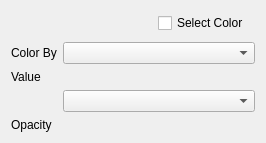
<?xml version="1.0" encoding="UTF-8"?>
<ui version="4.0">
 <class>ModuleContourWidget</class>
 <widget class="QWidget" name="ModuleContourWidget">
  <property name="geometry">
   <rect>
    <x>0</x>
    <y>0</y>
    <width>266</width>
    <height>143</height>
   </rect>
  </property>
  <property name="windowTitle">
   <string>Form</string>
  </property>
  <layout class="QVBoxLayout" name="verticalLayout">
   <item>
    <layout class="QHBoxLayout" name="horizontalLayout">
     <item>
      <spacer name="horizontalSpacer">
       <property name="orientation">
        <enum>Qt::Horizontal</enum>
       </property>
       <property name="sizeHint" stdset="0">
        <size>
         <width>40</width>
         <height>20</height>
        </size>
       </property>
      </spacer>
     </item>
     <item>
      <widget class="QCheckBox" name="cbSelectColor">
       <property name="text">
        <string>Select Color</string>
       </property>
      </widget>
     </item>
     <item>
      <widget class="pqColorChooserButton" name="colorChooser" native="true"/>
     </item>
    </layout>
   </item>
   <item>
    <layout class="QFormLayout" name="formLayout">
     <item row="0" column="0">
      <widget class="QLabel" name="label">
       <property name="text">
        <string>Color By</string>
       </property>
      </widget>
     </item>
     <item row="1" column="0">
      <widget class="QLabel" name="label_2">
       <property name="text">
        <string>Value</string>
       </property>
      </widget>
     </item>
     <item row="0" column="1">
      <widget class="QComboBox" name="cbColorBy"/>
     </item>
     <item row="2" column="1">
      <widget class="QComboBox" name="cbRepresentation"/>
     </item>
     <item row="3" column="0">
      <widget class="QLabel" name="label_4">
       <property name="text">
        <string>Opacity</string>
       </property>
      </widget>
     </item>
     <item row="1" column="1">
      <widget class="tomviz::DoubleSliderWidget" name="sliValue" native="true"/>
     </item>
     <item row="3" column="1">
      <widget class="tomviz::DoubleSliderWidget" name="sliOpacity" native="true"/>
     </item>
    </layout>
   </item>
  </layout>
 </widget>
 <customwidgets>
  <customwidget>
   <class>pqColorChooserButton</class>
   <extends>QWidget</extends>
   <header>pqColorChooserButton.h</header>
   <container>1</container>
  </customwidget>
  <customwidget>
   <class>tomviz::DoubleSliderWidget</class>
   <extends>QWidget</extends>
   <header>DoubleSliderWidget.h</header>
   <container>1</container>
  </customwidget>
 </customwidgets>
 <resources/>
 <connections/>
</ui>
